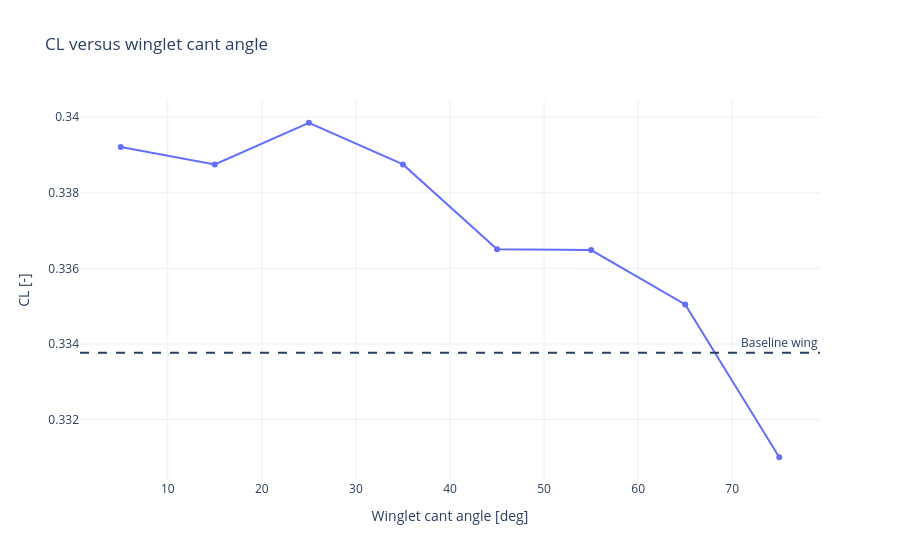

The notebook cell saved with this chart:
### Markdown cell above
## 10. Winglets: Comparison with Thesis Section 6.7

I reproduce the baseline setup from Section 6.5: a symmetric wing with a 10 m span, 1 m chord, NACA 4412, 30° sweep, 5° dihedral, $\alpha=0^\circ$, $V=50\,\mathrm{m/s}$, and $\rho=1.225\,\mathrm{kg/m^3}$. The winglet has 0.10/0.05 m root/tip chords and NACA 4412/0012 sections; I sweep its dihedral from 5° to 75° on a 100×10 mesh. In the direct API, `span_fraction` is used as a physical section length; I use 1.0 m so the vertical height at 75° is $1\sin(75^\circ)\approx0.483$ m. This differs from the `0.1` described as a fraction in the thesis interface, so the convention should be clarified in the application/documentation.

The thesis attributes a reduction in induced drag to winglets. This calculation tests that claim rather than assuming it: I compare $C_{D_i}$ against the baseline wing and plot the results for each dihedral angle. The observed discrepancy is not, by itself, a causal diagnosis or model validation; the VLM idealization and geometry definition should be reviewed before drawing a design conclusion.

### Code cell
winglet_base_section = {
    'chord_root': 1.0, 'chord_tip': 1.0, 'span_fraction': 10.0,
    'sweep': np.radians(30.0), 'dihedral': np.radians(5.0),
    'NACA_root': '4412', 'NACA_tip': '4412',
}
winglet_base_conditions = (50.0, 1.225, 0.0, 0.0, 100, 10)
winglet_cant_angles_deg = np.array([5, 15, 25, 35, 45, 55, 65, 75])
winglet_cl = []
winglet_cdi = []

base_case = VLM(
    {'wing_sections': [winglet_base_section]}, *winglet_base_conditions,
 )
captured = io.StringIO()
with contextlib.redirect_stdout(captured):
    base_case.run_vlm()
base_cl = float(base_case.CL)
base_cdi = float(base_case.CD)
print('Baseline wing: CL={:.6f}, CDi={:.6f}'.format(base_cl, base_cdi))

for cant_deg in winglet_cant_angles_deg:
    winglet_section = {
        'chord_root': 0.1, 'chord_tip': 0.05,
        'span_fraction': 1.0, 'sweep': 0.0,
        'dihedral': np.radians(float(cant_deg)),
        'NACA_root': '4412', 'NACA_tip': '0012',
    }
    case = VLM(
        {'wing_sections': [winglet_base_section, winglet_section]},
        *winglet_base_conditions,
    )
    captured = io.StringIO()
    with contextlib.redirect_stdout(captured):
        case.run_vlm()
    assert (case.n, case.m) == (100, 10)
    assert np.isfinite(case.gammas).all()
    winglet_cl.append(float(case.CL))
    winglet_cdi.append(float(case.CD))
    vertical_height = 0.5 * np.sin(np.radians(float(cant_deg)))
    print(
        'Cant angle={:2.0f}°; vertical height per tip={:.3f} m; CL={:.6f}; CDi={:.6f}'.format(
            cant_deg, vertical_height, case.CL, case.CD
        )
    )

assert np.isfinite(winglet_cl).all()
assert np.isfinite(winglet_cdi).all()
winglet_cl_figure = go.Figure()
winglet_cl_figure.add_trace(go.Scatter(
    x=winglet_cant_angles_deg, y=winglet_cl,
    mode='lines+markers', name='With winglets',
))
winglet_cl_figure.add_hline(
    y=base_cl, line_dash='dash', annotation_text='Baseline wing',
 )
winglet_cl_figure.update_layout(
    title='CL versus winglet cant angle',
    xaxis_title='Winglet cant angle [deg]',
    yaxis_title='CL [-]', template='plotly_white',
 )
winglet_cl_figure.show()

winglet_cdi_figure = go.Figure()
winglet_cdi_figure.add_trace(go.Scatter(
    x=winglet_cant_angles_deg, y=winglet_cdi,
    mode='lines+markers', name='With winglets',
))
winglet_cdi_figure.add_hline(
    y=base_cdi, line_dash='dash', annotation_text='Baseline wing',
 )
winglet_cdi_figure.update_layout(
    title='Induced CD versus winglet cant angle',
    xaxis_title='Winglet cant angle [deg]',
    yaxis_title='Induced CD [-]', template='plotly_white',
 )
winglet_cdi_figure.show()

print(
    'Change in CDi versus baseline wing: min={:+.1f} %, max={:+.1f} %'.format(
        100.0 * (np.min(winglet_cdi) / base_cdi - 1.0),
        100.0 * (np.max(winglet_cdi) / base_cdi - 1.0),
    )
 )

### Figure 1 — Plotly figure (JSON) as saved in the notebook; plotly's stock layout.template omitted (floating-point values rounded to 4 significant figures)
{"data": [{"mode": "lines+markers", "name": "With winglets", "type": "scatter", "x": [5, 15, 25, 35, 45, 55, 65, 75], "y": [0.3392, 0.3387, 0.3399, 0.3387, 0.3365, 0.3365, 0.335, 0.331]}], "layout": {"annotations": [{"showarrow": false, "text": "Baseline wing", "x": 1, "xanchor": "right", "xref": "x domain", "y": 0.3338, "yanchor": "bottom", "yref": "y"}], "shapes": [{"line": {"dash": "dash"}, "type": "line", "x0": 0, "x1": 1, "xref": "x domain", "y0": 0.3338, "y1": 0.3338, "yref": "y"}], "title": {"text": "CL versus winglet cant angle"}, "xaxis": {"title": {"text": "Winglet cant angle [deg]"}}, "yaxis": {"title": {"text": "CL [-]"}}}}
